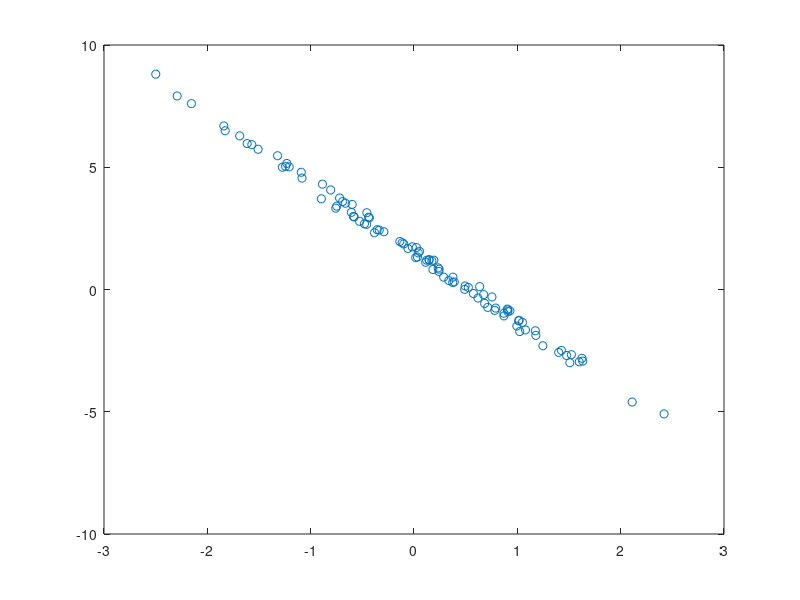
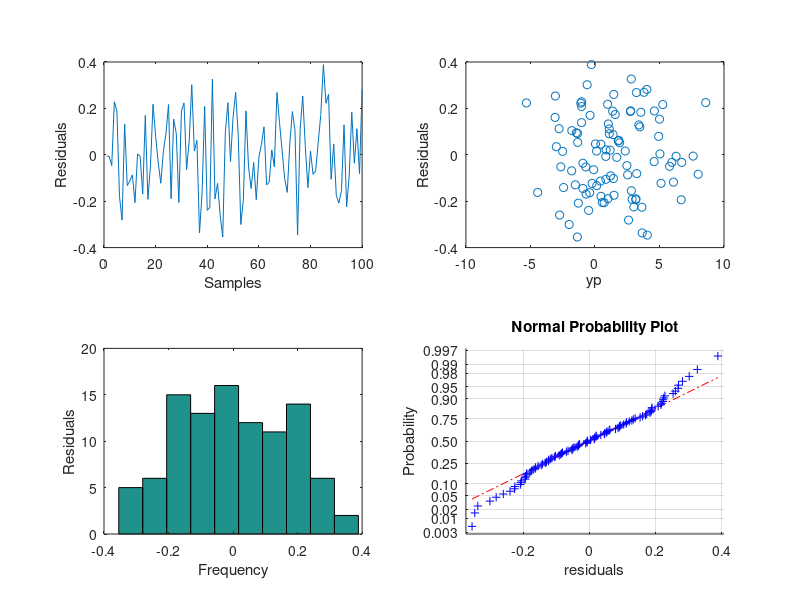
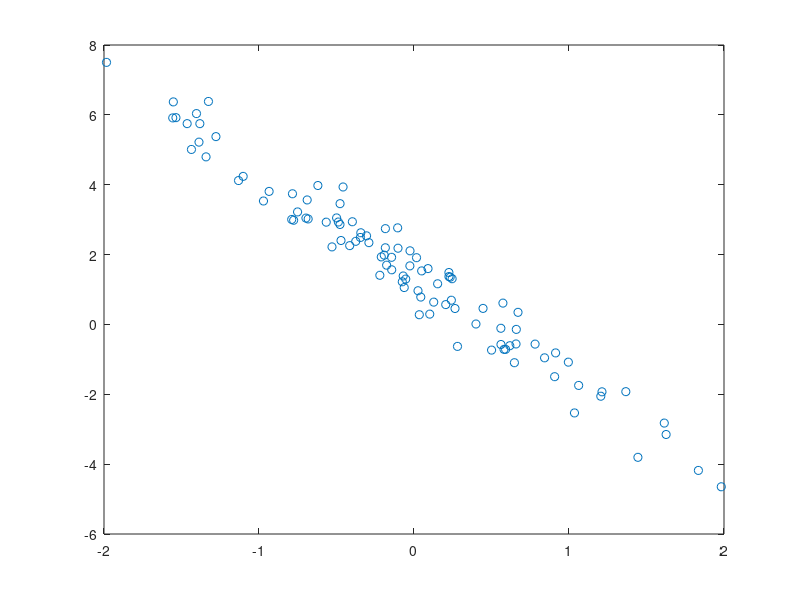
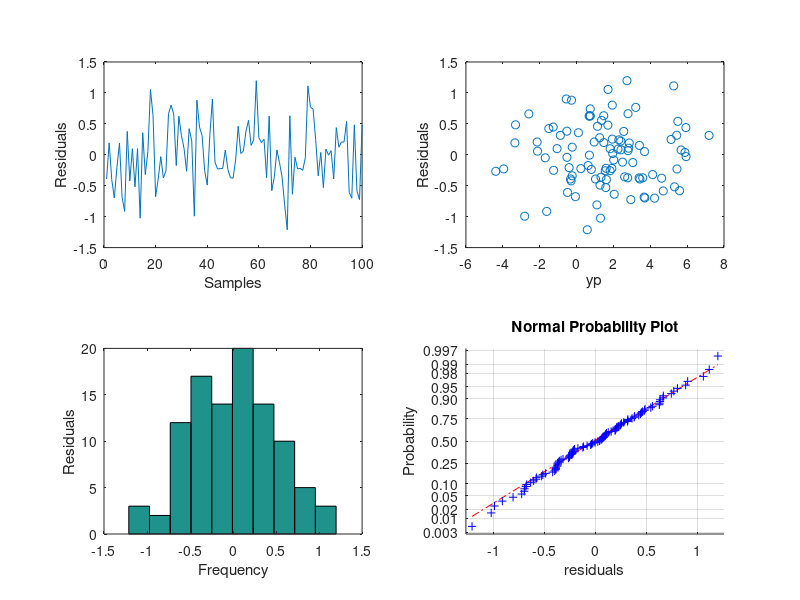

MATLAB code for these plots, in order:
%% Simple linear regression modelling exercise 1 and 2

clear all 
close all 
randn('seed',0);

%% part1 - Simulate model predictor variables and response variable

%generate data for simulation 
x=randn(100,1); %generate 100 normal random values 
n=0.2*randn(100,1); %generate random noise of amplitude 0.2
B0=1.5; %beta 0 value for simulation
B1=-2.8; %beta 1 value for simulation 
y=B0+B1*x+n; %generate response variable with beta values of x and error
figure
plot(x,y,'o')

% Find model parameters 

b1=(sum(x.*y)-sum(x)*sum(y)/100)/(sum(x.^2)-(sum(x)^2/100));%calculate model predictions for beta 1
b0=(sum(y)-b1*sum(x))/100; %calculate model predictions for beta 0
yp=b0+b1*x; %calculate predicted response variable 
e=y-yp %calculate errors
sse=e'*e %sum of squared error SSE
rv=e'*e/(100-2) %residual variance degrees of freedom is n-p
%coefficient R^2
r2=sum((yp-mean(y)).^2)/sum((y-mean(y)).^2)

% Plot residual assumption graphs 

figure 
subplot(221)
plot(e)
ylabel('Residuals')
xlabel('Samples')
subplot(222)
plot(yp,e,'o')
ylabel('Residuals')
xlabel('yp')
subplot(223)
hist(e)
xlabel('Frequency')
ylabel('Residuals')
subplot(224)
normplot(e)
xlabel('residuals')

%% part2 - Simulate model predictor variables and response variable

%generate data for simulation 
x=randn(100,1); %generate 100 normal random values 
n=0.5*randn(100,1); %generate random noise of amplitude 0.2
B0=1.5; %beta 0 value for simulation
B1=-2.8; %beta 1 value for simulation 
y=B0+B1*x+n; %generate response variable with beta values of x and error
figure
plot(x,y,'o')

% Find model parameters 

b1=(sum(x.*y)-sum(x)*sum(y)/100)/(sum(x.^2)-(sum(x)^2/100));%calculate model predictions for beta 1
b0=(sum(y)-b1*sum(x))/100; %calculate model predictions for beta 0
yp=b0+b1*x; %calculate predicted response variable 
e=y-yp %calculate errors
sse=e'*e %sum of squared error SSE
rv=e'*e/(100-2) %residual variance 
%coefficient R^2
r2=sum((yp-mean(y)).^2)/sum((y-mean(y)).^2)

% Plot residual assumption graphs 

figure 
subplot(221)
plot(e)
ylabel('Residuals')
xlabel('Samples')
subplot(222)
plot(yp,e,'o')
ylabel('Residuals')
xlabel('yp')
subplot(223)
hist(e)
xlabel('Frequency')
ylabel('Residuals')
subplot(224)
normplot(e)
xlabel('residuals')
